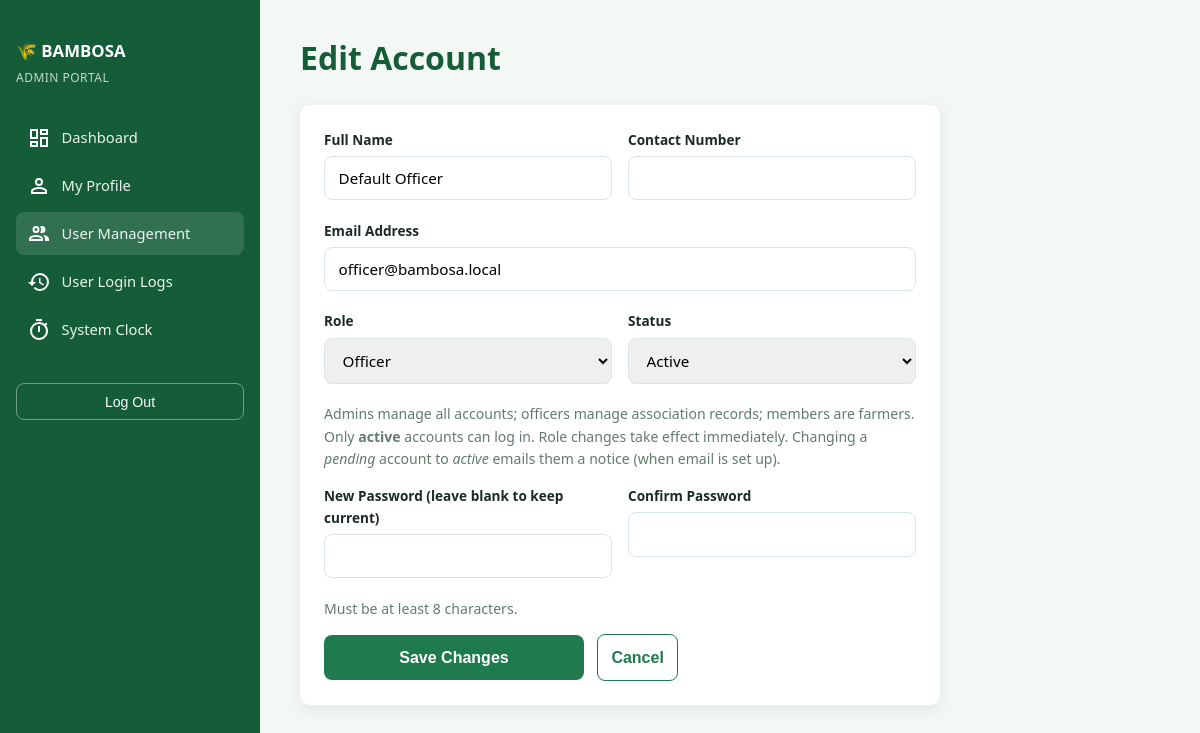
Screenshot of /admin/user_edit.php?id=1 (signed in) with the database file from the repository.
### tables this page shows
CREATE TABLE IF NOT EXISTS users (
    user_id        INT AUTO_INCREMENT PRIMARY KEY,
    full_name      VARCHAR(150)        NOT NULL,
    email          VARCHAR(150)        NOT NULL UNIQUE,
    password_hash  VARCHAR(255)        NOT NULL,
    role           ENUM('admin','officer','member') NOT NULL DEFAULT 'member',
    contact_number VARCHAR(20)         DEFAULT NULL,
    status         ENUM('active','inactive','pending') NOT NULL DEFAULT 'pending',
    created_at     TIMESTAMP           DEFAULT CURRENT_TIMESTAMP,
    updated_at     TIMESTAMP           DEFAULT CURRENT_TIMESTAMP ON UPDATE CURRENT_TIMESTAMP
);

### includes/base_path_utils.php (called while the page is built, shortened)
<?php
function base_url(string $path = ''): string
{
    $base = defined('BAMBOSA_BASE_PATH') ? BAMBOSA_BASE_PATH : '';
    $path = ltrim($path, '/');
    return ($path === '') ? ($base !== '' ? $base . '/' : '/') : $base . '/' . $path;
}

### includes/members.php (called while the page is built, shortened)
<?php
function get_user_by_id(PDO $pdo, int $userId): ?array
{
    $stmt = $pdo->prepare('SELECT * FROM users WHERE user_id = :id');
    $stmt->execute(['id' => $userId]);
    $row = $stmt->fetch();
    return $row ?: null;
}

### admin/user_edit.php (the view, shortened to what this page needs)
<?php
require_once __DIR__ . '/../config/database.php';
require_once __DIR__ . '/../includes/members.php';
$editId  = (int) ($_GET['id'] ?? 0);
$editing = null;
if ($editId > 0) {
    $editing = get_user_by_id($pdo, $editId);
}
$form = [
    'full_name'      => $editing['full_name'] ?? '',
    'email'          => $editing['email'] ?? '',
    'contact_number' => $editing['contact_number'] ?? '',
    'role'           => $editing['role'] ?? 'member',
    'status'         => $editing['status'] ?? 'active',
];
$pageTitle = $editing ? 'Edit Account' : 'Add New Account';
?>
<!DOCTYPE html>
<html lang="en">
<head>
<link rel="stylesheet" href="<?= base_url('assets/css/style.css') ?>">
</head>
<body>
<div class="dash-shell">
  <?php include __DIR__ . '/../includes/partials/admin_sidebar.php'; ?>
  <main class="dash-main">
    <h1><?= $pageTitle ?></h1>
    <form method="POST" action="<?= base_url('admin/user_edit.php' . ($editing ? '?id=' . (int) $editing['user_id'] : '')) ?>" class="inline-card-form" autocomplete="off">
      <div class="form-row">
        <div class="form-group">
          <label for="full_name">Full Name</label>
          <input type="text" id="full_name" name="full_name" required maxlength="150"
                 value="<?= htmlspecialchars($form['full_name']) ?>">
        </div>
        <div class="form-group">
          <label for="contact_number">Contact Number</label>
          <input type="text" id="contact_number" name="contact_number" maxlength="20"
                 value="<?= htmlspecialchars($form['contact_number']) ?>">
        </div>
      </div>
      <div class="form-group">
        <label for="email">Email Address</label>
        <input type="email" id="email" name="email" required maxlength="150"
               value="<?= htmlspecialchars($form['email']) ?>">
      </div>
      <div class="form-row">
        <div class="form-group">
          <label for="role">Role</label>
          <select id="role" name="role" required>
            <?php foreach (USER_ROLES as $r): ?>
              <option value="<?= $r ?>" <?= $form['role'] === $r ? 'selected' : '' ?>><?= ucfirst($r) ?></option>
            <?php endforeach; ?>
          </select>
        </div>
        <div class="form-group">
          <label for="status">Status</label>
          <select id="status" name="status" required>
            <?php foreach (USER_STATUSES as $st): ?>
              <option value="<?= $st ?>" <?= $form['status'] === $st ? 'selected' : '' ?>><?= ucfirst($st) ?></option>
            <?php endforeach; ?>
          </select>
        </div>
      </div>
      <p class="muted-note" style="margin-top:0;">
        Admins manage all accounts; officers manage association records; members are farmers.
        Only <strong>active</strong> accounts can log in. Role changes take effect immediately. Changing a <em>pending</em> account to <em>active</em> emails them a notice (when email is set up).
      </p>
      <div class="form-row">
        <div class="form-group">
          <label for="password"><?= $editing ? 'New Password (leave blank to keep current)' : 'Password' ?></label>
          <input type="password" id="password" name="password" minlength="8" autocomplete="new-password" <?= $editing ? '' : 'required' ?>>
        </div>
        <div class="form-group">
          <label for="confirm_password">Confirm Password</label>
          <input type="password" id="confirm_password" name="confirm_password" minlength="8" autocomplete="new-password" <?= $editing ? '' : 'required' ?>>
        </div>
      </div>
      <p class="muted-note" style="margin-top:0;">Must be at least 8 characters.</p>
      <div class="btn-row">
        <button type="submit" class="btn-full"><?= $editing ? 'Save Changes' : 'Create Account' ?></button>
        <a href="<?= base_url('admin/users.php') ?>"><button type="button" class="btn-full" style="background:#fff; color:var(--clr-primary); border:1px solid var(--clr-primary);">Cancel</button></a>
      </div>
    </form>
  </main>
</div>
</body>
</html>

### assets/css/style.css (style rules this page uses)
:root { --clr-primary: #1f7a4d; --clr-primary-dark: #155c39; --clr-accent: #2e9cca; --clr-bg: #f4f8f5; --clr-surface: #ffffff; --clr-text: #1b2b23; --clr-muted: #647a6d; --clr-border: #dbe6de; --clr-error: #c0392b; --clr-success: #1f7a4d; --radius: 10px; --shadow: 0 4px 16px rgba(20, 40, 30, 0.08); --font: 'Segoe UI', system-ui, -apple-system, sans-serif; }
* { box-sizing: border-box; }
body { margin: 0; font-family: var(--font); background: var(--clr-bg); color: var(--clr-text); line-height: 1.6; }
a { color: var(--clr-primary); text-decoration: none; }
.form-group { margin-bottom: 1.2rem; }
.form-group label { display: block; font-size: 0.85rem; font-weight: 600; margin-bottom: 0.35rem; color: var(--clr-text); }
.form-group input, .form-group select { width: 100%; padding: 0.7rem 0.85rem; border: 1.5px solid var(--clr-border); border-radius: 8px; font-size: 0.95rem; font-family: inherit; }
.form-row { display: flex; gap: 1rem; }
.form-row .form-group { flex: 1; min-width: 0; }
.btn-full { width: 100%; padding: 0.85rem; border: none; border-radius: 8px; background: var(--clr-primary); color: #fff; font-size: 1rem; font-weight: 600; cursor: pointer; }
.btn-row { display: flex; flex-wrap: wrap; gap: 0.8rem; align-items: center; }
.btn-row .btn-full { width: auto; flex: 1 1 200px; max-width: 260px; }
.dash-shell { display: flex; min-height: 100vh; }
.dash-main { flex: 1; min-width: 0; padding: 2rem 2.5rem; }
.dash-main h1 { color: var(--clr-primary-dark); margin-top: 0; }
.muted-note { color: var(--clr-muted); font-size: 0.88rem; margin-top: 0.8rem; }
.inline-card-form { background: var(--clr-surface); border-radius: var(--radius); box-shadow: var(--shadow); padding: 1.5rem; max-width: 640px; }

### rows the page displays
users: full_name "Default Officer", email "officer@bambosa.local", role "Officer", status "Active"

### other values shown
$pageTitle "Edit Account"
